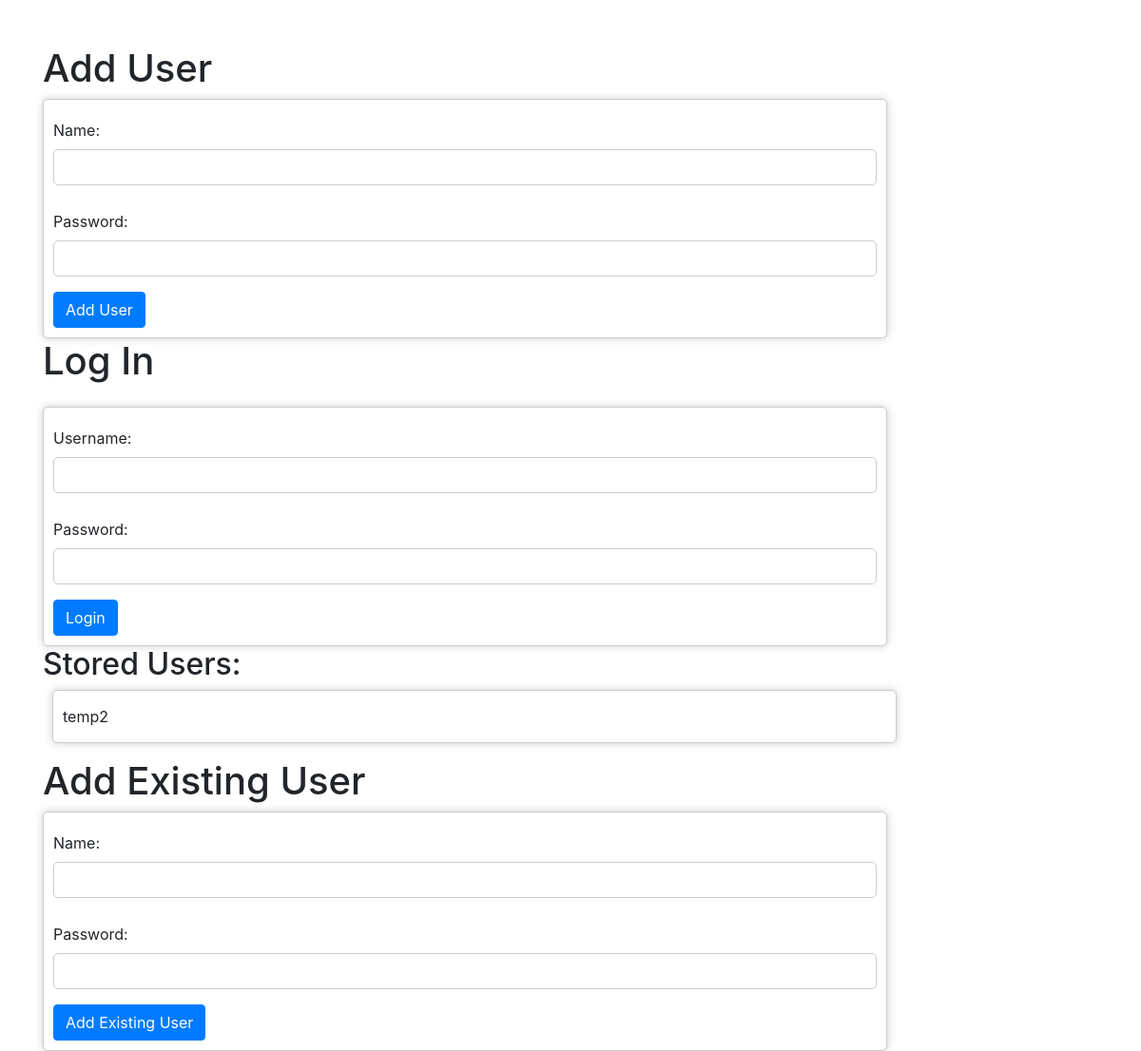
/, run on an earlier commit of the app's database.
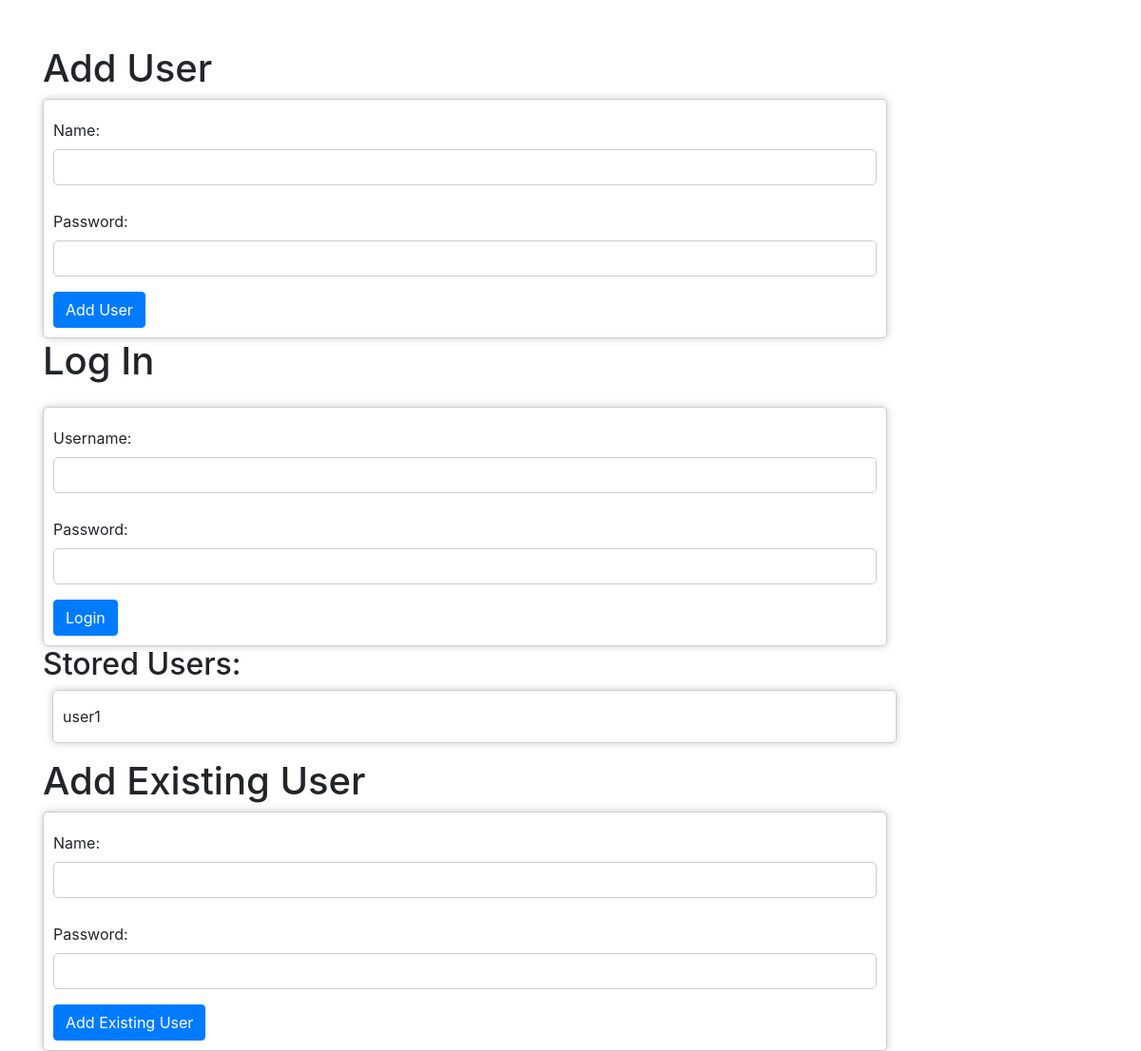
And on a later commit of the database.
### tables this page shows
CREATE TABLE User (
    id INTEGER PRIMARY KEY,
    name TEXT UNIQUE,
    password TEXT
);

### client.py (the view)
@app.route('/')
def index():
    return display_users()

### client.py (called while the page is built)
def get_db():
    db = getattr(g, '_database', None)
    if db is None:
        db = g._database = sqlite3.connect(DATABASE_FILE)
    return db

def get_cursor():
    return get_db().cursor()

def display_users():
    cursor = get_cursor()
    cursor.execute("SELECT name FROM User")
    users = cursor.fetchall()
    if not users:
        message = session.pop('message', '')
        return render_template('index.html', user=None,message=message)
    else:
        if 'username' in session:
            return redirect(url_for('user_page'))
        else:
            message = session.pop('message', '')
            return render_template('index.html', users=[user[0] for user in users],message = message)

### templates/index.html (shortened to what this page needs)
<!DOCTYPE html>
<html lang="en">
<head>
    <link rel="stylesheet" type="text/css" href="{{ url_for('static', filename='style.css') }}">
    <link rel="stylesheet" href="https://maxcdn.bootstrapcdn.com/bootstrap/4.5.2/css/bootstrap.min.css">
</head>
<body>
    <div class="container mt-5">
        <h1>Add User</h1>
        <form method="POST" action="/add_user">
            <div class="form-group">
                <label for="name">Name:</label>
                <input type="text" class="form-control" id="name" name="name" required>
            </div>
            <div class="form-group">
                <label for="password">Password:</label>
                <input type="password" class="form-control" id="password" name="password" required>
            </div>
            <button type="submit" class="btn btn-primary">Add User</button>
        </form>
        <h1> Log In </h1>
        <form method="POST" action="/log_in" class="mt-4">
	    <div class="form-group">
		<label for="username">Username:</label>
		<input type="text" class="form-control" id="username" name="username" required>
	    </div>
	    <div class="form-group">
		<label for="password">Password:</label>
		<input type="password" class="form-control" id="password" name="password" required>
	    </div>
	    <button type="submit" class="btn btn-primary" id="loginButton">Login</button>
	</form>
	<h2>Stored Users:</h2>
    <ul>
        {% if users %}
            {% for user in users %}
                <li>{{ user }}</li>
            {% endfor %}
        {% else %}
            <li>No users yet</li>
        {% endif %}
    </ul>
    <h1>Add Existing User</h1>
        <form method="POST" action="/add_existing_user">
            <div class="form-group">
                <label for="name">Name:</label>
                <input type="text" class="form-control" id="name" name="name" required>
            </div>
            <div class="form-group">
                <label for="password">Password:</label>
                <input type="password" class="form-control" id="password" name="password" required>
            </div>
            <button type="submit" class="btn btn-primary">Add Existing User</button>
        </form>
    </div>
</body>
</html>

### static/style.css (style rules this page uses)
body { font-family: Arial, sans-serif; background-color: #f5f5f5; margin: 0; padding: 0; display: flex; flex-direction: column; align-items: center; text-align: center; }
h1 { margin-top: 20px; font-size: 24px; }
ul { background-color: #fff; border: 1px solid #ccc; border-radius: 5px; box-shadow: 0 0 10px rgba(0, 0, 0, 0.2); max-width: 80%; margin: 10px; padding: 10px; list-style: none; text-align: left; }
li { padding: 5px 0; }
h2 { margin: 20px 0 10px; font-size: 18px; }
form { background-color: #fff; border: 1px solid #ccc; border-radius: 5px; box-shadow: 0 0 10px rgba(0, 0, 0, 0.2); max-width: 80%; padding: 10px; }
label, input { display: block; margin: 10px 0; }
input[type="text"], input[type="password"] { width: 100%; padding: 10px; border: 1px solid #ccc; border-radius: 5px; }
button { background-color: #007bff; color: #fff; border: none; border-radius: 5px; padding: 10px 20px; cursor: pointer; font-size: 16px; }

What changed in the data, as far as the page shows it:
removed User: name "temp2"
added User: name "user1"
